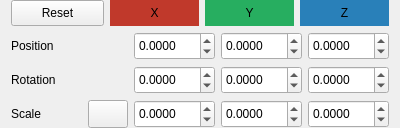
<?xml version="1.0" encoding="UTF-8"?>
<ui version="4.0">
 <class>TransformEditor</class>
 <widget class="QWidget" name="TransformEditor">
  <property name="geometry">
   <rect>
    <x>0</x>
    <y>0</y>
    <width>400</width>
    <height>128</height>
   </rect>
  </property>
  <property name="minimumSize">
   <size>
    <width>0</width>
    <height>128</height>
   </size>
  </property>
  <property name="maximumSize">
   <size>
    <width>16777215</width>
    <height>16777215</height>
   </size>
  </property>
  <property name="windowTitle">
   <string>Form</string>
  </property>
  <property name="styleSheet">
   <string notr="true">QWidget#TransformEditor {
	border: none;
}</string>
  </property>
  <layout class="QVBoxLayout" name="verticalLayout">
   <property name="spacing">
    <number>6</number>
   </property>
   <property name="topMargin">
    <number>0</number>
   </property>
   <property name="bottomMargin">
    <number>0</number>
   </property>
   <item>
    <widget class="QWidget" name="header" native="true">
     <property name="sizePolicy">
      <sizepolicy hsizetype="Preferred" vsizetype="Preferred">
       <horstretch>0</horstretch>
       <verstretch>0</verstretch>
      </sizepolicy>
     </property>
     <property name="minimumSize">
      <size>
       <width>0</width>
       <height>0</height>
      </size>
     </property>
     <layout class="QHBoxLayout" name="horizontalLayout_2">
      <property name="spacing">
       <number>6</number>
      </property>
      <property name="leftMargin">
       <number>0</number>
      </property>
      <property name="topMargin">
       <number>0</number>
      </property>
      <property name="rightMargin">
       <number>0</number>
      </property>
      <property name="bottomMargin">
       <number>0</number>
      </property>
      <item>
       <widget class="QPushButton" name="resetBtn">
        <property name="sizePolicy">
         <sizepolicy hsizetype="Preferred" vsizetype="Preferred">
          <horstretch>1</horstretch>
          <verstretch>0</verstretch>
         </sizepolicy>
        </property>
        <property name="minimumSize">
         <size>
          <width>0</width>
          <height>16</height>
         </size>
        </property>
        <property name="text">
         <string>Reset</string>
        </property>
       </widget>
      </item>
      <item>
       <widget class="QWidget" name="hints" native="true">
        <property name="sizePolicy">
         <sizepolicy hsizetype="Preferred" vsizetype="Preferred">
          <horstretch>3</horstretch>
          <verstretch>0</verstretch>
         </sizepolicy>
        </property>
        <property name="minimumSize">
         <size>
          <width>0</width>
          <height>0</height>
         </size>
        </property>
        <layout class="QHBoxLayout" name="horizontalLayout_5">
         <property name="spacing">
          <number>6</number>
         </property>
         <property name="leftMargin">
          <number>0</number>
         </property>
         <property name="topMargin">
          <number>0</number>
         </property>
         <property name="rightMargin">
          <number>0</number>
         </property>
         <property name="bottomMargin">
          <number>0</number>
         </property>
         <item>
          <widget class="QLabel" name="x">
           <property name="sizePolicy">
            <sizepolicy hsizetype="Preferred" vsizetype="Preferred">
             <horstretch>0</horstretch>
             <verstretch>0</verstretch>
            </sizepolicy>
           </property>
           <property name="minimumSize">
            <size>
             <width>0</width>
             <height>0</height>
            </size>
           </property>
           <property name="styleSheet">
            <string notr="true">background-color: #c0392b</string>
           </property>
           <property name="text">
            <string>X</string>
           </property>
           <property name="alignment">
            <set>Qt::AlignCenter</set>
           </property>
          </widget>
         </item>
         <item>
          <widget class="QLabel" name="y">
           <property name="sizePolicy">
            <sizepolicy hsizetype="Preferred" vsizetype="Preferred">
             <horstretch>0</horstretch>
             <verstretch>0</verstretch>
            </sizepolicy>
           </property>
           <property name="minimumSize">
            <size>
             <width>0</width>
             <height>0</height>
            </size>
           </property>
           <property name="styleSheet">
            <string notr="true">background-color: #27ae60</string>
           </property>
           <property name="text">
            <string>Y</string>
           </property>
           <property name="alignment">
            <set>Qt::AlignCenter</set>
           </property>
          </widget>
         </item>
         <item>
          <widget class="QLabel" name="z">
           <property name="sizePolicy">
            <sizepolicy hsizetype="Preferred" vsizetype="Preferred">
             <horstretch>0</horstretch>
             <verstretch>0</verstretch>
            </sizepolicy>
           </property>
           <property name="minimumSize">
            <size>
             <width>0</width>
             <height>0</height>
            </size>
           </property>
           <property name="styleSheet">
            <string notr="true">background-color: #2980b9</string>
           </property>
           <property name="text">
            <string>Z</string>
           </property>
           <property name="alignment">
            <set>Qt::AlignCenter</set>
           </property>
          </widget>
         </item>
        </layout>
       </widget>
      </item>
     </layout>
    </widget>
   </item>
   <item>
    <widget class="QWidget" name="pos_layout" native="true">
     <layout class="QHBoxLayout" name="position">
      <property name="leftMargin">
       <number>0</number>
      </property>
      <property name="topMargin">
       <number>0</number>
      </property>
      <property name="rightMargin">
       <number>0</number>
      </property>
      <property name="bottomMargin">
       <number>0</number>
      </property>
      <item>
       <widget class="QLabel" name="pos_label">
        <property name="sizePolicy">
         <sizepolicy hsizetype="Preferred" vsizetype="Preferred">
          <horstretch>2</horstretch>
          <verstretch>0</verstretch>
         </sizepolicy>
        </property>
        <property name="text">
         <string>Position</string>
        </property>
       </widget>
      </item>
      <item>
       <widget class="QWidget" name="pos" native="true">
        <property name="sizePolicy">
         <sizepolicy hsizetype="Preferred" vsizetype="Preferred">
          <horstretch>3</horstretch>
          <verstretch>0</verstretch>
         </sizepolicy>
        </property>
        <property name="minimumSize">
         <size>
          <width>0</width>
          <height>0</height>
         </size>
        </property>
        <layout class="QHBoxLayout" name="horizontalLayout">
         <property name="leftMargin">
          <number>0</number>
         </property>
         <property name="topMargin">
          <number>0</number>
         </property>
         <property name="rightMargin">
          <number>0</number>
         </property>
         <property name="bottomMargin">
          <number>0</number>
         </property>
         <item>
          <widget class="QDoubleSpinBox" name="xpos">
           <property name="minimumSize">
            <size>
             <width>0</width>
             <height>28</height>
            </size>
           </property>
           <property name="decimals">
            <number>4</number>
           </property>
           <property name="minimum">
            <double>-512.000000000000000</double>
           </property>
           <property name="maximum">
            <double>512.000000000000000</double>
           </property>
          </widget>
         </item>
         <item>
          <widget class="QDoubleSpinBox" name="ypos">
           <property name="minimumSize">
            <size>
             <width>0</width>
             <height>28</height>
            </size>
           </property>
           <property name="decimals">
            <number>4</number>
           </property>
           <property name="minimum">
            <double>-512.000000000000000</double>
           </property>
           <property name="maximum">
            <double>512.000000000000000</double>
           </property>
          </widget>
         </item>
         <item>
          <widget class="QDoubleSpinBox" name="zpos">
           <property name="minimumSize">
            <size>
             <width>0</width>
             <height>28</height>
            </size>
           </property>
           <property name="decimals">
            <number>4</number>
           </property>
           <property name="minimum">
            <double>-512.000000000000000</double>
           </property>
           <property name="maximum">
            <double>512.000000000000000</double>
           </property>
          </widget>
         </item>
        </layout>
       </widget>
      </item>
     </layout>
    </widget>
   </item>
   <item>
    <widget class="QWidget" name="rot_layout" native="true">
     <layout class="QHBoxLayout" name="rotation">
      <property name="leftMargin">
       <number>0</number>
      </property>
      <property name="topMargin">
       <number>0</number>
      </property>
      <property name="rightMargin">
       <number>0</number>
      </property>
      <property name="bottomMargin">
       <number>0</number>
      </property>
      <item>
       <widget class="QLabel" name="rot_label">
        <property name="sizePolicy">
         <sizepolicy hsizetype="Preferred" vsizetype="Preferred">
          <horstretch>2</horstretch>
          <verstretch>0</verstretch>
         </sizepolicy>
        </property>
        <property name="text">
         <string>Rotation</string>
        </property>
       </widget>
      </item>
      <item>
       <widget class="QWidget" name="rot" native="true">
        <property name="sizePolicy">
         <sizepolicy hsizetype="Preferred" vsizetype="Preferred">
          <horstretch>3</horstretch>
          <verstretch>0</verstretch>
         </sizepolicy>
        </property>
        <property name="minimumSize">
         <size>
          <width>0</width>
          <height>0</height>
         </size>
        </property>
        <layout class="QHBoxLayout" name="horizontalLayout_3">
         <property name="leftMargin">
          <number>0</number>
         </property>
         <property name="topMargin">
          <number>0</number>
         </property>
         <property name="rightMargin">
          <number>0</number>
         </property>
         <property name="bottomMargin">
          <number>0</number>
         </property>
         <item>
          <widget class="QDoubleSpinBox" name="xrot">
           <property name="minimumSize">
            <size>
             <width>0</width>
             <height>28</height>
            </size>
           </property>
           <property name="decimals">
            <number>4</number>
           </property>
           <property name="minimum">
            <double>-512.000000000000000</double>
           </property>
           <property name="maximum">
            <double>512.000000000000000</double>
           </property>
          </widget>
         </item>
         <item>
          <widget class="QDoubleSpinBox" name="yrot">
           <property name="minimumSize">
            <size>
             <width>0</width>
             <height>28</height>
            </size>
           </property>
           <property name="decimals">
            <number>4</number>
           </property>
           <property name="minimum">
            <double>-512.000000000000000</double>
           </property>
           <property name="maximum">
            <double>512.000000000000000</double>
           </property>
          </widget>
         </item>
         <item>
          <widget class="QDoubleSpinBox" name="zrot">
           <property name="minimumSize">
            <size>
             <width>0</width>
             <height>28</height>
            </size>
           </property>
           <property name="decimals">
            <number>4</number>
           </property>
           <property name="minimum">
            <double>-512.000000000000000</double>
           </property>
           <property name="maximum">
            <double>512.000000000000000</double>
           </property>
          </widget>
         </item>
        </layout>
       </widget>
      </item>
     </layout>
    </widget>
   </item>
   <item>
    <widget class="QWidget" name="scale_layout" native="true">
     <layout class="QHBoxLayout" name="scale">
      <property name="spacing">
       <number>6</number>
      </property>
      <property name="leftMargin">
       <number>0</number>
      </property>
      <property name="topMargin">
       <number>0</number>
      </property>
      <property name="rightMargin">
       <number>0</number>
      </property>
      <property name="bottomMargin">
       <number>0</number>
      </property>
      <item>
       <widget class="QWidget" name="widget" native="true">
        <property name="sizePolicy">
         <sizepolicy hsizetype="Preferred" vsizetype="Preferred">
          <horstretch>2</horstretch>
          <verstretch>0</verstretch>
         </sizepolicy>
        </property>
        <layout class="QHBoxLayout" name="horizontalLayout_6">
         <property name="leftMargin">
          <number>0</number>
         </property>
         <property name="topMargin">
          <number>0</number>
         </property>
         <property name="rightMargin">
          <number>0</number>
         </property>
         <property name="bottomMargin">
          <number>0</number>
         </property>
         <item>
          <widget class="QLabel" name="scl_label">
           <property name="sizePolicy">
            <sizepolicy hsizetype="Preferred" vsizetype="Preferred">
             <horstretch>0</horstretch>
             <verstretch>0</verstretch>
            </sizepolicy>
           </property>
           <property name="text">
            <string>Scale</string>
           </property>
          </widget>
         </item>
         <item>
          <widget class="QPushButton" name="uniformScale">
           <property name="sizePolicy">
            <sizepolicy hsizetype="Fixed" vsizetype="Preferred">
             <horstretch>0</horstretch>
             <verstretch>0</verstretch>
            </sizepolicy>
           </property>
           <property name="text">
            <string/>
           </property>
           <property name="icon">
            <iconset resource="../../icons.qrc">
             <normaloff>:/app/icons/link-symbol.svg</normaloff>:/app/icons/link-symbol.svg</iconset>
           </property>
           <property name="iconSize">
            <size>
             <width>20</width>
             <height>16</height>
            </size>
           </property>
           <property name="checkable">
            <bool>true</bool>
           </property>
           <property name="flat">
            <bool>false</bool>
           </property>
          </widget>
         </item>
        </layout>
       </widget>
      </item>
      <item>
       <widget class="QWidget" name="scl" native="true">
        <property name="sizePolicy">
         <sizepolicy hsizetype="Preferred" vsizetype="Preferred">
          <horstretch>3</horstretch>
          <verstretch>0</verstretch>
         </sizepolicy>
        </property>
        <property name="minimumSize">
         <size>
          <width>0</width>
          <height>0</height>
         </size>
        </property>
        <layout class="QHBoxLayout" name="horizontalLayout_4">
         <property name="spacing">
          <number>6</number>
         </property>
         <property name="leftMargin">
          <number>0</number>
         </property>
         <property name="topMargin">
          <number>0</number>
         </property>
         <property name="rightMargin">
          <number>0</number>
         </property>
         <property name="bottomMargin">
          <number>0</number>
         </property>
         <item>
          <widget class="QDoubleSpinBox" name="xscale">
           <property name="minimumSize">
            <size>
             <width>0</width>
             <height>28</height>
            </size>
           </property>
           <property name="decimals">
            <number>4</number>
           </property>
           <property name="minimum">
            <double>-512.000000000000000</double>
           </property>
           <property name="maximum">
            <double>512.000000000000000</double>
           </property>
          </widget>
         </item>
         <item>
          <widget class="QDoubleSpinBox" name="yscale">
           <property name="minimumSize">
            <size>
             <width>0</width>
             <height>28</height>
            </size>
           </property>
           <property name="decimals">
            <number>4</number>
           </property>
           <property name="minimum">
            <double>-512.000000000000000</double>
           </property>
           <property name="maximum">
            <double>512.000000000000000</double>
           </property>
          </widget>
         </item>
         <item>
          <widget class="QDoubleSpinBox" name="zscale">
           <property name="minimumSize">
            <size>
             <width>0</width>
             <height>28</height>
            </size>
           </property>
           <property name="decimals">
            <number>4</number>
           </property>
           <property name="minimum">
            <double>-512.000000000000000</double>
           </property>
           <property name="maximum">
            <double>512.000000000000000</double>
           </property>
          </widget>
         </item>
        </layout>
       </widget>
      </item>
     </layout>
    </widget>
   </item>
  </layout>
  <zorder>pos_layout</zorder>
  <zorder>rot_layout</zorder>
  <zorder>scale_layout</zorder>
  <zorder>header</zorder>
 </widget>
 <resources>
  <include location="../../icons.qrc"/>
 </resources>
 <connections/>
</ui>
